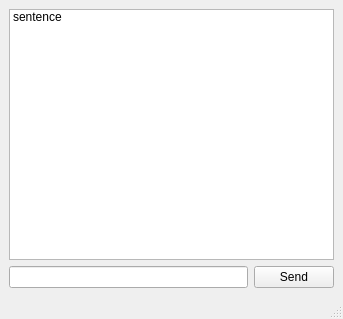
<?xml version="1.0" encoding="UTF-8"?>
<ui version="4.0">
 <class>MainWindow</class>
 <widget class="QMainWindow" name="MainWindow">
  <property name="geometry">
   <rect>
    <x>0</x>
    <y>0</y>
    <width>343</width>
    <height>319</height>
   </rect>
  </property>
  <property name="windowTitle">
   <string>MainWindow</string>
  </property>
  <widget class="QWidget" name="centralwidget">
   <layout class="QGridLayout" name="gridLayout">
    <item row="0" column="0" colspan="2">
     <widget class="QListWidget" name="chatBox">
      <item>
       <property name="text">
        <string>sentence</string>
       </property>
      </item>
     </widget>
    </item>
    <item row="1" column="0">
     <widget class="QLineEdit" name="newSenEdit"/>
    </item>
    <item row="1" column="1">
     <widget class="QPushButton" name="sendBtn">
      <property name="text">
       <string>Send</string>
      </property>
     </widget>
    </item>
   </layout>
  </widget>
  <widget class="QMenuBar" name="menubar">
   <property name="geometry">
    <rect>
     <x>0</x>
     <y>0</y>
     <width>343</width>
     <height>21</height>
    </rect>
   </property>
  </widget>
  <widget class="QStatusBar" name="statusbar"/>
 </widget>
 <resources/>
 <connections/>
</ui>
